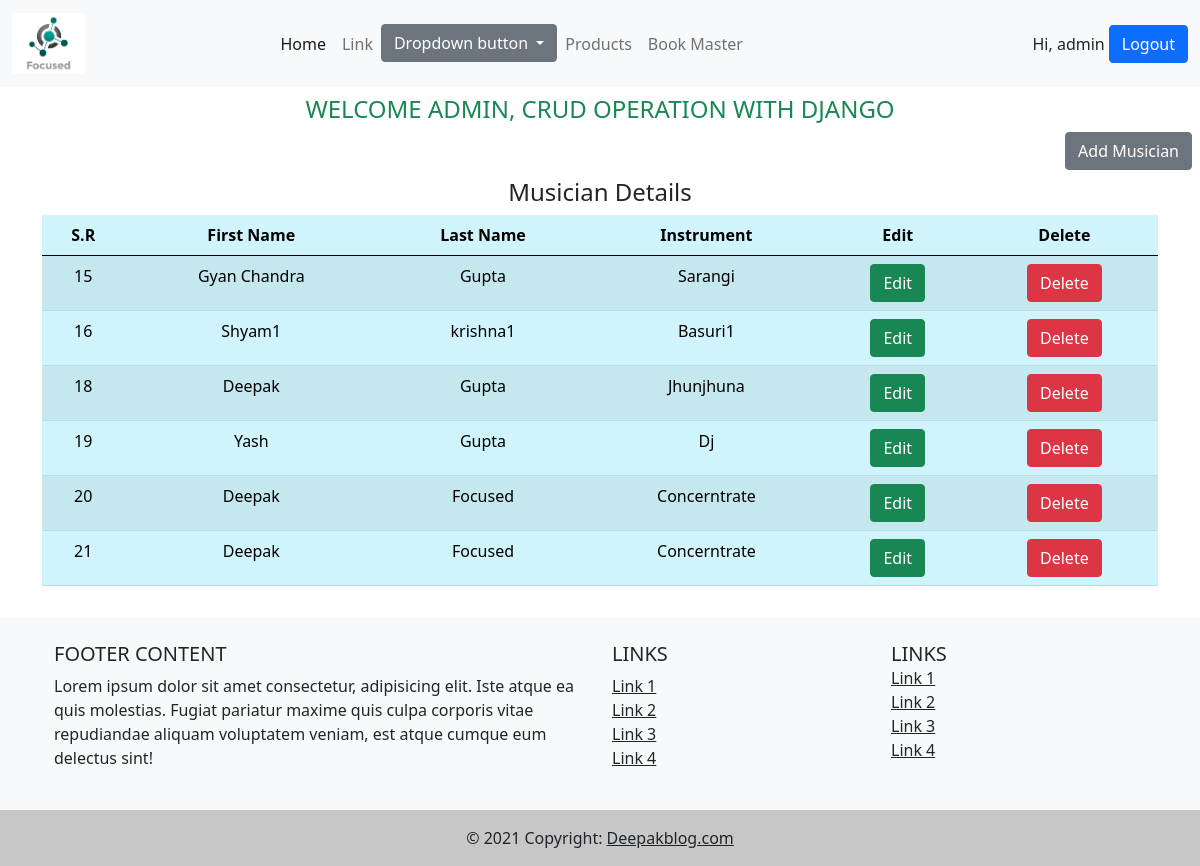
The app's page / (signed in) with its own data.
### deepakblog/models.py (models this page shows, shortened)
class Musician(models.Model):
    first_name = models.CharField(max_length=50, blank=False)
    last_name = models.CharField(max_length=50, blank=False)
    instrument = models.CharField(max_length=100, blank=False)

### deepakblog/views.py (the view, shortened to what this page needs)
# urls.py: path('', views.index, name='index'),
@login_required(login_url='deepakblog:userlogin')
def index(request):
    if request.method =='POST' and request.POST.get('mid'):
        mId = request.POST.get('mid')
        Musiciandata = Musician.objects.get(pk=mId)
        serializedData = serialize('json', [ Musiciandata, ])
        return HttpResponse(serializedData)
    else:
        fm = MusicianForm()
    music = Musician.objects.all()
    current_user = request.user
    return render(request, 'deepakblog/index.html', {'form': fm, 'music': music ,'name':request.user})

### templates/deepakblog/index.html (shortened to what this page needs)
{% load static %}
<!DOCTYPE html>
<html lang="en">
<head>
    <link rel="stylesheet" type="text/css" href="{% static 'css/bootstrap.css' %}">
    <link rel="stylesheet" type="text/css" href="{% static 'css/bootstrap.min.css' %}">
</head>
<body>
    {% include 'deepakblog/header.html' %}
    {% block content %}
    <div class="conatiner m-2">
        <h4 class="text-success text-uppercase text-center">Welcome {{request.user}}, Crud Operation with Django</h4>
        <div class="d-flex justify-content-end">
            <button type="button" class="btn btn-secondary" data-bs-toggle="modal" data-bs-target="#exampleModal">
                Add Musician
            </button>
        </div>
        <div class="container-md py-2" >
            <h4 class="text-center">Musician Details</h4>
            <table class="table table-info table-striped table-responsive text-center">
                <thead>
                    <tr class="bg-dark">
                      <th>S.R</th>
                      <th>First Name</th>
                      <th>Last Name</th>
                      <th>Instrument</th>
                      <th>Edit</th>
                      <th>Delete</th>
                    </tr>
                  </thead>
                  <tbody>
                    {% for musician in music %}
                        <tr>
                            <td>{{musician.id}}</td>
                            <td>{{musician.first_name}}</td>
                            <td>{{musician.last_name}}</td>
                            <td>{{musician.instrument}}</td>
                            <td>
                                <a href="#" class="btn btn-success" onclick="showMusician({{musician.id}});">Edit</a>
                            </td>
                            <td>
                                <form action="{% url 'deepakblog:musicianDelete' %}" method="POST">
                                    <button type="submit" class="btn btn-danger">Delete</button>
                                </form>
                            </td>
                        </tr>
                    {% endfor %}
                </tbody>
            </table>
        </div>
    </div>
    {% endblock content %}
    {% include 'deepakblog/footer.html' %}
</body>
</html>

### templates/deepakblog/header.html (shortened to what this page needs)
  {% load static %}
  <link rel="stylesheet" href="{% static 'icofont/icofont.min.css' %}">
  <link rel="stylesheet" href="{% static 'icofont/icofont.css' %}">
  <nav class="navbar sticky-top navbar-expand-lg navbar-light bg-light">
    <div class="container-fluid">
      <a class="navbar-brand" href="{% url 'deepakblog:index' %}"><img src="{% static 'images/logo.png' %}" alt="logo" class="img fluid img-responsive" style="display: inline-block; width: 30%;"></a>
      <div class="collapse navbar-collapse" id="navbarSupportedContent">
        <ul class="navbar-nav me-auto mb-2 mb-lg-0">
          <li class="nav-item">
            <a class="nav-link active" aria-current="page" href="{% url 'deepakblog:index' %}">Home</a>
          </li>
          <li class="nav-item">
            <a class="nav-link" href="#">Link</a>
          </li>
          <li class="nav-item dropdown">
              <button class="btn btn-secondary dropdown-toggle" type="button" id="dropdownMenuButton" data-toggle="dropdown" aria-haspopup="true" aria-expanded="false">
                Dropdown button
              </button>
          </li>
          <li class="nav-item">
            <a class="nav-link" href="{% url 'deepakblog:productMaster' %}">Products</a>
          </li>
          <li class="nav-item">
            <a class="nav-link" href="{% url 'deepakblog:bookMaster' %}">Book Master</a>
          </li>
        </ul>
          <span class="p-1">Hi, {{request.user}}</span>
          <a href="{% url 'deepakblog:userlogout' %}" class="btn btn-primary" type="submit">Logout</a>
      </div>
    </div>
  </nav>

### templates/deepakblog/footer.html
<footer class="bg-light text-center text-lg-start">
    <div class="container p-4">
      <div class="row">
        <div class="col-lg-6 col-md-12 mb-4 mb-md-0">
          <h5 class="text-uppercase">Footer Content</h5>
          <p>
            Lorem ipsum dolor sit amet consectetur, adipisicing elit. Iste atque ea quis
            molestias. Fugiat pariatur maxime quis culpa corporis vitae repudiandae aliquam
            voluptatem veniam, est atque cumque eum delectus sint!
          </p>
        </div>
        <div class="col-lg-3 col-md-6 mb-4 mb-md-0">
          <h5 class="text-uppercase">Links</h5>
          <ul class="list-unstyled mb-0">
            <li>
              <a href="#!" class="text-dark">Link 1</a>
            </li>
            <li>
              <a href="#!" class="text-dark">Link 2</a>
            </li>
            <li>
              <a href="#!" class="text-dark">Link 3</a>
            </li>
            <li>
              <a href="#!" class="text-dark">Link 4</a>
            </li>
          </ul>
        </div>
        <div class="col-lg-3 col-md-6 mb-4 mb-md-0">
          <h5 class="text-uppercase mb-0">Links</h5>
          <ul class="list-unstyled">
            <li>
              <a href="#!" class="text-dark">Link 1</a>
            </li>
            <li>
              <a href="#!" class="text-dark">Link 2</a>
            </li>
            <li>
              <a href="#!" class="text-dark">Link 3</a>
            </li>
            <li>
              <a href="#!" class="text-dark">Link 4</a>
            </li>
          </ul>
        </div>
      </div>
    </div>
    <div class="text-center p-3" style="background-color: rgba(0, 0, 0, 0.2)">
      © 2021 Copyright:
      <a class="text-dark" href="#">Deepakblog.com</a>
    </div>
  </footer>

### records on screen
Musician: id "15", first_name "Gyan Chandra", last_name "Gupta", instrument "Sarangi"
Musician: id "16", first_name "Shyam1", last_name "krishna1", instrument "Basuri1"
Musician: id "18", first_name "Deepak", last_name "Gupta", instrument "Jhunjhuna"
Musician: id "19", first_name "Yash", last_name "Gupta", instrument "Dj"
Musician: id "20", first_name "Deepak", last_name "Focused", instrument "Concerntrate"
Musician: id "21", first_name "Deepak", last_name "Focused", instrument "Concerntrate"

### other values on screen
{{ request.user }} "admin"
{{ request.user }} "ADMIN"
